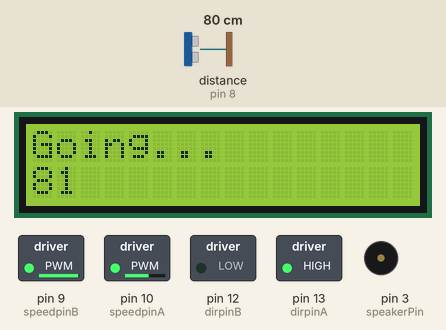
Bench run of a sketch on a simulated Arduino Uno, built with avr-gcc and run on an emulated ATmega328P. On the bench: 16×2 character LCD, switched loads named in the sketch (green lamp = pin HIGH), buzzer (waves = sounding). The inputs (shaded band) are chosen by the test bench; at power-on: distance to the obstacle (sensor on pin 8) 80 cm. The echo pulse lasts 58.3 µs per cm.

Above: at 2.2 s.
2.3 s: distance to the obstacle (sensor on pin 8) set to 31 cm
At 3.4 s:
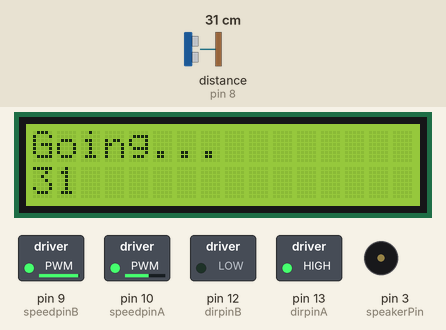
3.8 s: distance to the obstacle (sensor on pin 8) set to 26 cm
At 4.5 s:
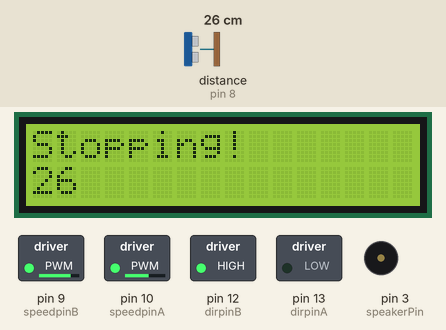
5.3 s: distance to the obstacle (sensor on pin 8) set to 250 cm
At 6.1 s:
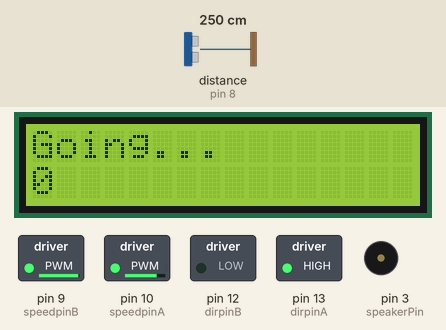
Timing chart, 0 to 8.3 s (numbered marks = the images above; inputs shaded):
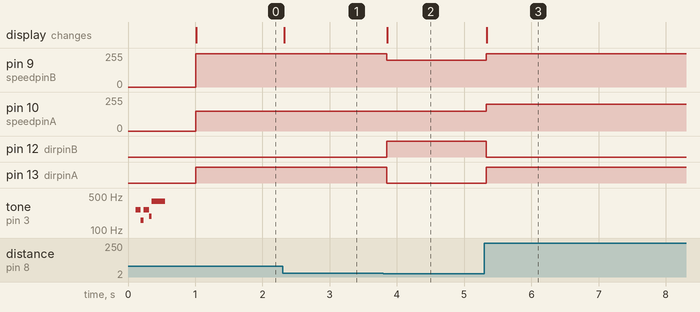

Measured:
- the behaviour switches between 30 and 29 cm on distance to the obstacle (sensor on pin 8) (found by bisection; images 1 and 2)
- after the input at 2.3 s, the display: changes at once (image 1)
- after the input at 3.8 s, pin 9 (speedpinB): 250/255 → 200/255 after 0.05 s; pin 12 (dirpinB): LOW → HIGH after 0.05 s; pin 13 (dirpinA): HIGH → LOW after 0.05 s; the display: changes after 0.06 s (image 2)
- after the input at 5.3 s, pin 9 (speedpinB): 200/255 → 250/255 at once; pin 10 (speedpinA): 150/255 → 200/255 at once; pin 12 (dirpinB): HIGH → LOW at once; pin 13 (dirpinA): LOW → HIGH at once; the display: changes at once (image 3)

The sketch:

CarBotv3.ino
```cpp
/*
  LiquidCrystal Library - Hello World

 Tests CarBot with a simpe go-forward and stop before hitting a wall program

 LCD Documentation:
 http://www.arduino.cc/en/Tutorial/LiquidCrystal

 Pin Config (Arduino Uno R3)
 0 LCD Data
 1 LCD Data
 2 LCD Data
 3 Piezo Speaker
 4 LCD Data
 5 Ultrasonic Mount Servo Motor
 6 LCD
 7 Ultrasonic Trigger
 8 Ultrasonic Echo
 9 Drive Motor Power
 10 Turn Motor Power
 11 LCD
 12 Drive Motor Direction
 13 Turn Motor Direction
 */

//Included Libraries:
#include <NewPing.h>
#include <LiquidCrystal.h>
#include <Servo.h>

//Screen setup
LiquidCrystal lcd(11, 6, 4, 2, 1, 0);

//Eyes Motor

Servo myservo;

//Turning motor:
int dirpinA = 13; // Direction pin for motor A is Digital 13
int speedpinA = 10; // Speed pin for motor A is Digital 10 (PWM)

//Drive Motor:
int dirpinB = 12; // Direction pin for motor B is Digital 12
int speedpinB = 9; // Speed pin for motor B is Digital 9 (PWM)

//Eyes
NewPing sonar(7, 8, 200); // NewPing setup of pins and maximum distance.
unsigned int uS = 0;
int pingDist = 0;

//Mouth
int speakerPin = 3;

void playTone(int tone, int duration) {
  for (long i = 0; i < duration * 1000L; i += tone * 2) {
    digitalWrite(speakerPin, HIGH);
    delayMicroseconds(tone);
    digitalWrite(speakerPin, LOW);
    delayMicroseconds(tone);
  }
}

void playNote(char note, int duration) {
  char names[] = { 'c', 'd', 'e', 'f', 'g', 'a', 'b', 'C' };
  int tones[] = { 1915, 1700, 1519, 1432, 1275, 1136, 1014, 956 };
  // play the tone corresponding to the note name
  for (int i = 0; i < 8; i++) {
    if (names[i] == note) {
      playTone(tones[i], duration);
    }
  }
}

void setup() {
  //Eyes Motor
  //myservo.attach(5);
  //myservo.write(90);
  //delay(500);
  //myservo.detach();

  //Turning Motor
  pinMode(dirpinA, OUTPUT);
  //Drive Motor
  pinMode(dirpinB, OUTPUT);
  // set up the LCD's number of columns and rows:
  lcd.begin(16, 2);
  //Mouth:
  pinMode(speakerPin, OUTPUT);

  lcd.setCursor(0, 0);
  lcd.print("Program Start   ");

  digitalWrite(dirpinB, 0); // set drive direction
  analogWrite(speedpinB, 0); // set drive speed pretty fast (PWM)
  digitalWrite(dirpinA, 0); // set turn direction
  analogWrite(speedpinA, 0); // set turn speed (PWM)

  playNote('c', 100);
  delay(15);
  playNote('c', 100);
  delay(15);
  playNote('g', 200);
  delay(500);
}

void loop() {
    lcd.setCursor(0, 0);
    uS = sonar.ping();
    pingDist = uS / US_ROUNDTRIP_CM;

    if (pingDist >= 30) {
      digitalWrite(dirpinB, 0);
      analogWrite(speedpinB, 250); // set drive speed pretty fast (PWM)
      digitalWrite(dirpinA, 1);
      analogWrite(speedpinA, 150);
      lcd.setCursor(0, 0);
      lcd.print("Going...        ");
      lcd.setCursor(0, 1);
      lcd.print("          ");
      lcd.setCursor(0, 1);
      lcd.print(pingDist);
    }else if (pingDist == 0){
      digitalWrite(dirpinB, 0);
      analogWrite(speedpinB, 250); // set drive speed pretty fast (PWM)
      digitalWrite(dirpinA, 1);
      analogWrite(speedpinA, 200);
      lcd.setCursor(0, 0);
      lcd.print("Going...        ");
      lcd.setCursor(0, 1);
      lcd.print("          ");
      lcd.setCursor(0, 1);
      lcd.print(pingDist);
    }else{
      digitalWrite(dirpinA, 0);
      analogWrite(speedpinA, 150);
      digitalWrite(dirpinB, 1);
      analogWrite(speedpinB, 200);
      lcd.setCursor(0, 0);
      lcd.print("Stopping!       ");
      lcd.setCursor(0, 1);
      lcd.print("          ");
      lcd.setCursor(0, 1);
      lcd.print(pingDist);
    }
    delay(50);
}
```
